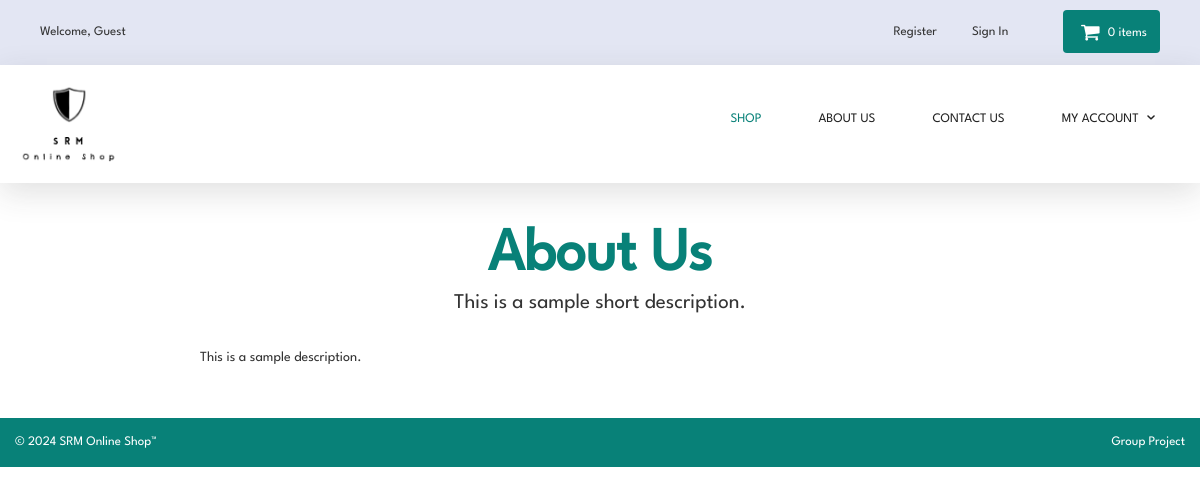
The page /about.php on the database as committed earlier.
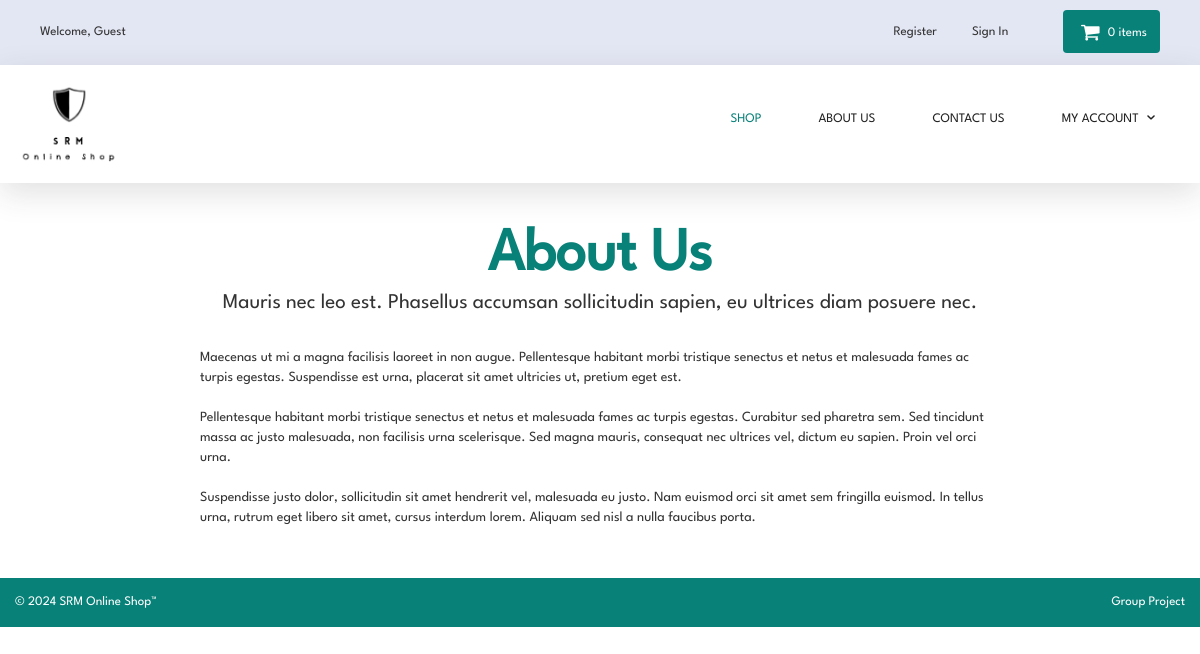
The same page on the database as committed later.
### tables this page shows
CREATE TABLE `about_us` (
  `about_id` int(10) NOT NULL,
  `about_heading` text NOT NULL,
  `about_short_desc` text NOT NULL,
  `about_desc` text NOT NULL
);

### about.php (the view, shortened to what this page needs)
<?php
include("includes/db.php");
include("includes/header.php");
include("includes/main.php");
$get_about_us = "select * from about_us";
$run_about_us = mysqli_query($con,$get_about_us);
$row_about_us = mysqli_fetch_array($run_about_us);
$about_heading = $row_about_us['about_heading'];
$about_short_desc = $row_about_us['about_short_desc'];
$about_desc = $row_about_us['about_desc'];
?>
<main class="about_container">
  <div class="header user_header">
    <h1 class="heading"> <?php echo $about_heading; ?> </h1>
    <p class="lead"> <?php echo $about_short_desc; ?> </p>
  </div>
  <div class="about_desc">
    <p> <?php echo $about_desc; ?> </p>
  </div>
</main>
<?php
include("includes/footer.php");
?>
</body>
</html>

Rows that differ between the two databases and show on the page:
changed about_us "About Us": about_short_desc "This is a sample short description." → "Mauris nec leo est. Phasellus accumsan sollicitudin sapien, eu ultrices diam posuere nec."; about_desc "This is a sample description." → "Maecenas ut mi a magna facilisis laoreet in non augue. Pellentesque habitant morbi tristique senectus et netus et malesuada fames ac turpis egestas. Suspendisse est urna, placerat sit amet ultricies ut, pretium eget est. Pellentesque habitant morbi tristique senectus et netus et malesuada fames ac turpis egestas. Curabitur sed pharetra sem. Sed tincidunt massa ac justo malesuada, non facilisis urna scelerisque. Sed magna mauris, consequat nec ultrices vel, dictum eu sapien. Proin vel orci urna. Suspendisse justo dolor, sollicitudin sit amet hendrerit vel, malesuada eu justo. Nam euismod orci sit amet sem fringilla euismod. In tellus urna, rutrum eget libero sit amet, cursus interdum lorem.…"
